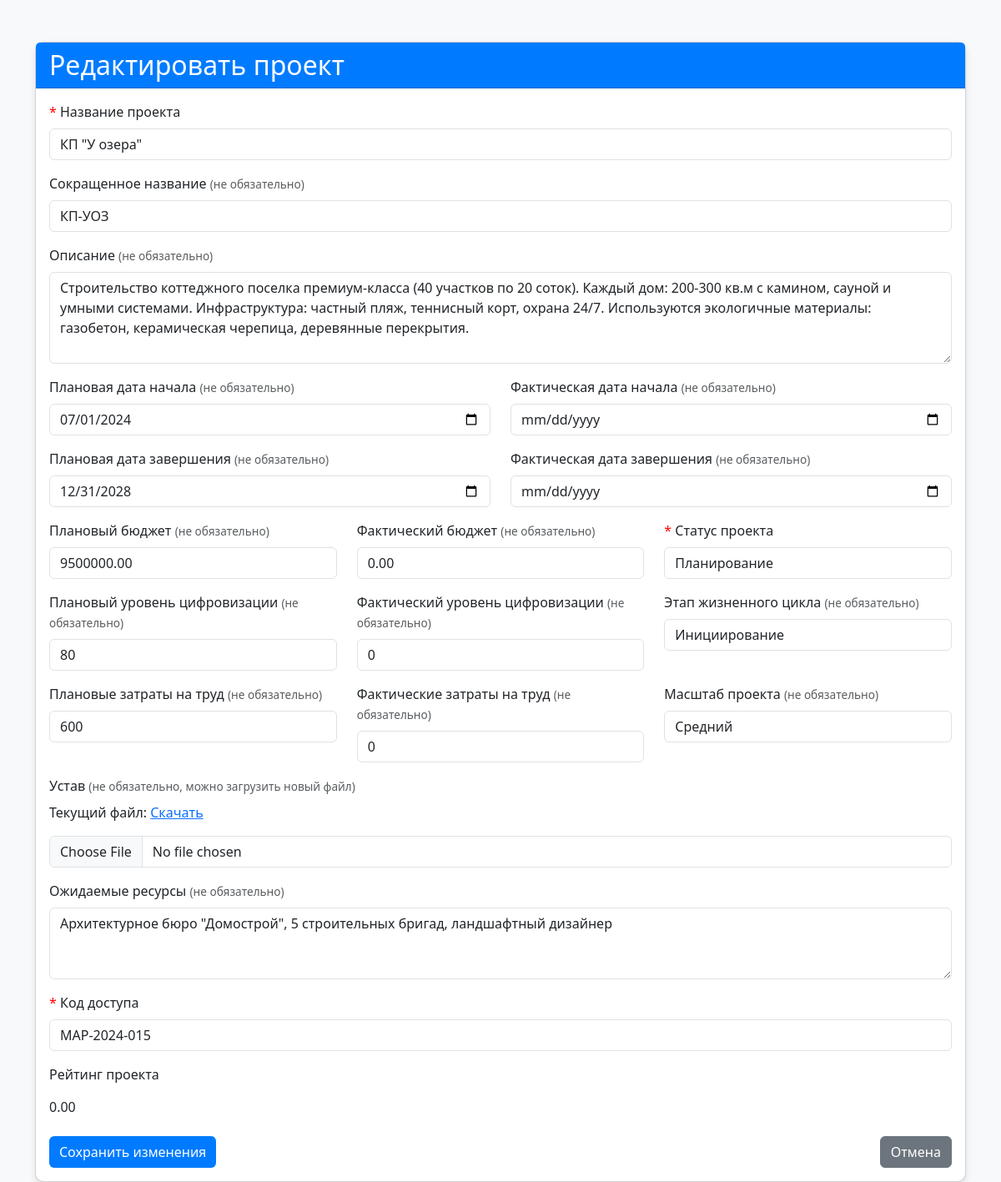
/pages/edit_project.php?id=75 (signed in), run on the app's committed database.
### tables this page shows
CREATE TABLE `projects` (
  `project_id` int NOT NULL,
  `name` varchar(255) NOT NULL,
  `short_name` varchar(50) DEFAULT NULL,
  `description` text,
  `planned_start_date` date NOT NULL,
  `actual_start_date` date DEFAULT NULL,
  `planned_end_date` date DEFAULT NULL,
  `actual_end_date` date DEFAULT NULL,
  `planned_budget` decimal(15,2) DEFAULT NULL,
  `actual_budget` decimal(15,2) DEFAULT NULL,
  `planned_digitalization_level` int DEFAULT NULL,
  `actual_digitalization_level` int DEFAULT NULL,
  `planned_labor_costs` int DEFAULT NULL,
  `actual_labor_costs` int DEFAULT NULL,
  `status` enum('planning','in_progress','completed','on_hold') NOT NULL,
  `lifecycle_stage` enum('initiation','planning','execution','monitoring','closure') DEFAULT NULL,
  `scale` enum('small','medium','large','megaproject') NOT NULL,
  `charter_file_path` varchar(255) DEFAULT NULL,
  `expected_resources` text,
  `created_by` int NOT NULL,
  `access_code` varchar(20) NOT NULL,
  `rating` decimal(5,2) NOT NULL DEFAULT '0.00',
  `start_date` date DEFAULT NULL,
  `created_at` datetime DEFAULT CURRENT_TIMESTAMP,
  `updated_at` datetime DEFAULT CURRENT_TIMESTAMP ON UPDATE CURRENT_TIMESTAMP
);

### db.php (called while the page is built, shortened)
<?php
function getProjectDetails($conn, $project_id) {
    try {
        $stmt = $conn->prepare("CALL sp_get_project_details(?)");
        $stmt->bind_param("i", $project_id);
        if (!$stmt->execute()) {
            throw new Exception("Ошибка выполнения процедуры: " . $stmt->error);
        }
        $result = $stmt->get_result();
        $project = $result->fetch_assoc();
        return $project;
    } catch (Exception $e) {
        error_log($e->getMessage());
        return null;
    }
}
?>

### pages/edit_project.php (the view, shortened to what this page needs)
<?php
require_once __DIR__ . '/../db.php';
$project_id = intval($_GET["id"]);
$project = getProjectDetails($conn, $project_id);
?>
<!DOCTYPE html>
<html lang="ru">
<head>
  <link href="https://cdn.jsdelivr.net/npm/bootstrap@5.3.0/dist/css/bootstrap.min.css" rel="stylesheet">
</head>
<body>
  <div class="container">
    <div class="card">
      <div class="card-header">
        <h2 class="mb-0">Редактировать проект</h2>
      </div>
      <div class="card-body">
        <form method="post" action="../process/process_edit_project.php" enctype="multipart/form-data" onsubmit="return validateForm()">
          <div class="mb-3">
            <label for="name" class="form-label"><span class="required">*</span> Название проекта</label>
            <input type="text" class="form-control" id="name" name="name" value="<?= htmlspecialchars($project["name"] ?? '') ?>" required>
          </div>
          <div class="mb-3">
            <label for="short_name" class="form-label">Сокращенное название <span class="text-muted">(не обязательно)</span></label>
            <input type="text" class="form-control" id="short_name" name="short_name" value="<?= htmlspecialchars($project["short_name"] ?? '') ?>">
          </div>
          <div class="mb-3">
            <label for="description" class="form-label">Описание <span class="text-muted">(не обязательно)</span></label>
            <textarea class="form-control" id="description" name="description" rows="4"><?= htmlspecialchars($project["description"] ?? '') ?></textarea>
          </div>
          <div class="row mb-3">
            <div class="col-md-6">
              <label for="planned_start_date" class="form-label">Плановая дата начала <span class="text-muted">(не обязательно)</span></label>
              <input type="date" class="form-control" id="planned_start_date" name="planned_start_date" value="<?= htmlspecialchars($project["planned_start_date"] ?? '') ?>">
            </div>
            <div class="col-md-6">
              <label for="actual_start_date" class="form-label">Фактическая дата начала <span class="text-muted">(не обязательно)</span></label>
              <input type="date" class="form-control" id="actual_start_date" name="actual_start_date" value="<?= htmlspecialchars($project["actual_start_date"] ?? '') ?>">
            </div>
          </div>
          <div class="row mb-3">
            <div class="col-md-6">
              <label for="planned_end_date" class="form-label">Плановая дата завершения <span class="text-muted">(не обязательно)</span></label>
              <input type="date" class="form-control" id="planned_end_date" name="planned_end_date" value="<?= htmlspecialchars($project["planned_end_date"] ?? '') ?>">
            </div>
            <div class="col-md-6">
              <label for="actual_end_date" class="form-label">Фактическая дата завершения <span class="text-muted">(не обязательно)</span></label>
              <input type="date" class="form-control" id="actual_end_date" name="actual_end_date" value="<?= htmlspecialchars($project["actual_end_date"] ?? '') ?>">
            </div>
          </div>
          <div class="row mb-3">
            <div class="col-md-4">
              <label for="planned_budget" class="form-label">Плановый бюджет <span class="text-muted">(не обязательно)</span></label>
              <input type="number" step="0.01" min="0" class="form-control" id="planned_budget" name="planned_budget" value="<?= htmlspecialchars($project["planned_budget"] ?? 0) ?>">
            </div>
            <div class="col-md-4">
              <label for="actual_budget" class="form-label">Фактический бюджет <span class="text-muted">(не обязательно)</span></label>
              <input type="number" step="0.01" min="0" class="form-control" id="actual_budget" name="actual_budget" value="<?= htmlspecialchars($project["actual_budget"] ?? 0) ?>">
            </div>
            <div class="col-md-4">
              <label for="status" class="form-label"><span class="required">*</span> Статус проекта</label>
              <select class="form-control" id="status" name="status" required>
                <option value="planning" <?= $project["status"] === 'planning' ? 'selected' : '' ?>>Планирование</option>
              </select>
            </div>
          </div>
          <div class="row mb-3">
            <div class="col-md-4">
              <label for="planned_digitalization" class="form-label">Плановый уровень цифровизации <span class="text-muted">(не обязательно)</span></label>
              <input type="number" step="0.01" min="0" class="form-control" id="planned_digitalization" name="planned_digitalization" value="<?= htmlspecialchars($project["planned_digitalization_level"] ?? 0) ?>">
            </div>
            <div class="col-md-4">
              <label for="actual_digitalization" class="form-label">Фактический уровень цифровизации <span class="text-muted">(не обязательно)</span></label>
              <input type="number" step="0.01" min="0" class="form-control" id="actual_digitalization" name="actual_digitalization" value="<?= htmlspecialchars($project["actual_digitalization_level"] ?? 0) ?>">
            </div>
            <div class="col-md-4">
              <label for="lifecycle_stage" class="form-label">Этап жизненного цикла <span class="text-muted">(не обязательно)</span></label>
              <select class="form-control" id="lifecycle_stage" name="lifecycle_stage">
                <option value="initiation" <?= $project["lifecycle_stage"] === 'initiation' ? 'selected' : '' ?>>Инициирование</option>
              </select>
            </div>
          </div>
          <div class="row mb-3">
            <div class="col-md-4">
              <label for="planned_labor" class="form-label">Плановые затраты на труд <span class="text-muted">(не обязательно)</span></label>
              <input type="number" step="0.01" min="0" class="form-control" id="planned_labor" name="planned_labor" value="<?= htmlspecialchars($project["planned_labor_costs"] ?? 0) ?>">
            </div>
            <div class="col-md-4">
              <label for="actual_labor" class="form-label">Фактические затраты на труд <span class="text-muted">(не обязательно)</span></label>
              <input type="number" step="0.01" min="0" class="form-control" id="actual_labor" name="actual_labor" value="<?= htmlspecialchars($project["actual_labor_costs"] ?? 0) ?>">
            </div>
            <div class="col-md-4">
              <label for="scale" class="form-label">Масштаб проекта <span class="text-muted">(не обязательно)</span></label>
              <select class="form-control" id="scale" name="scale">
                <option value="medium" <?= $project["scale"] === 'medium' ? 'selected' : '' ?>>Средний</option>
              </select>
            </div>
          </div>
          <div class="mb-3">
            <label for="charter_file" class="form-label">Устав <span class="text-muted">(не обязательно, можно загрузить новый файл)</span></label>
            <?php if (!empty($project["charter_file_path"])): ?>
              <p>Текущий файл: <a href="<?= htmlspecialchars($project["charter_file_path"]) ?>" target="_blank">Скачать</a></p>
            <?php endif; ?>
            <input type="file" class="form-control" id="charter_file" name="charter_file">
          </div>
          <div class="mb-3">
            <label for="expected_resources" class="form-label">Ожидаемые ресурсы <span class="text-muted">(не обязательно)</span></label>
            <textarea class="form-control" id="expected_resources" name="expected_resources" rows="3"><?= htmlspecialchars($project["expected_resources"] ?? '') ?></textarea>
          </div>
          <div class="mb-3">
            <label for="access_code" class="form-label"><span class="required">*</span> Код доступа</label>
            <input type="text" class="form-control" id="access_code" name="access_code" value="<?= htmlspecialchars($project["access_code"] ?? '') ?>" required>
          </div>
          <div class="row mb-3">
            <div class="col-md-6">
                <label class="form-label">Рейтинг проекта</label>
                <p class="form-control-plaintext"><?= htmlspecialchars($project["rating"] ?? 'Не указан') ?></p>
            </div>
        </div>
          <div class="d-flex justify-content-between">
            <button type="submit" class="btn btn-primary">Сохранить изменения</button>
            <a href="project_details.php?id=<?= $project_id ?>" class="btn btn-secondary">Отмена</a>
          </div>
        </form>
      </div>
    </div>
  </div>
</body>
</html>

### pages/edit_project.php (style rules this page uses)
body { background: #f8f9fa; }
.container { margin-top: 50px; }
.card { border-radius: 10px; box-shadow: 0 4px 8px rgba(0, 0, 0, 0.1); }
.card-header { background-color: #007bff; color: white; }
.form-label span.required { color: red; }
.text-muted { font-size: 0.85rem; }
.btn-primary { background-color: #007bff; border: none; }

### data on the page
projects: name "КП \"У озера\"", short_name "КП-УОЗ", description "Строительство коттеджного поселка премиум-класса (40 участков по 20 соток). Каждый дом: 200-300 кв.м с камином, сауной и умными системами. Инфраструктура: частный пляж, теннисный корт, охрана 24/7. Используются экологичные материалы: газобетон, керамическая черепица, деревянные перекрытия.", planned_start_date "07/01/2024", planned_end_date "12/31/2028", planned_budget "9500000.00", actual_budget "0.00", status "Планирование", planned_digitalization "80", actual_digitalization "0", lifecycle_stage "Инициирование", planned_labor "600", actual_labor "0", scale "Средний", expected_resources "Архитектурное бюро \"Домострой\", 5 строительных бригад, ландшафтный дизайнер", access_code "MAP-2024-015", rating "0.00"
